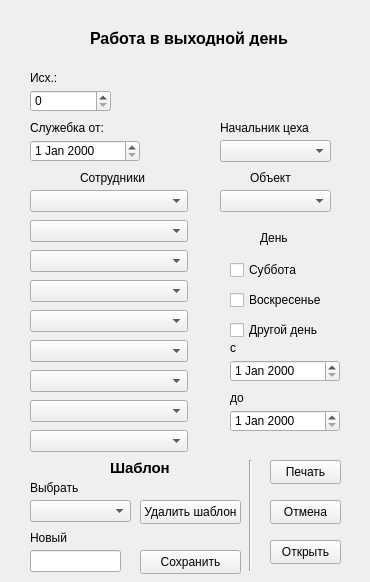
<?xml version="1.0" encoding="UTF-8"?>
<ui version="4.0">
 <class>Form</class>
 <widget class="QWidget" name="Form">
  <property name="geometry">
   <rect>
    <x>0</x>
    <y>0</y>
    <width>370</width>
    <height>582</height>
   </rect>
  </property>
  <property name="windowTitle">
   <string>Form</string>
  </property>
  <widget class="QDateEdit" name="d_from">
   <property name="enabled">
    <bool>true</bool>
   </property>
   <property name="geometry">
    <rect>
     <x>230</x>
     <y>360</y>
     <width>110</width>
     <height>22</height>
    </rect>
   </property>
  </widget>
  <widget class="QDateEdit" name="d_to">
   <property name="geometry">
    <rect>
     <x>230</x>
     <y>410</y>
     <width>110</width>
     <height>22</height>
    </rect>
   </property>
  </widget>
  <widget class="QLabel" name="label">
   <property name="geometry">
    <rect>
     <x>230</x>
     <y>340</y>
     <width>49</width>
     <height>16</height>
    </rect>
   </property>
   <property name="text">
    <string>с</string>
   </property>
  </widget>
  <widget class="QLabel" name="label_2">
   <property name="geometry">
    <rect>
     <x>230</x>
     <y>390</y>
     <width>31</width>
     <height>16</height>
    </rect>
   </property>
   <property name="text">
    <string>до</string>
   </property>
  </widget>
  <widget class="QComboBox" name="cb_object">
   <property name="geometry">
    <rect>
     <x>220</x>
     <y>190</y>
     <width>111</width>
     <height>22</height>
    </rect>
   </property>
  </widget>
  <widget class="QLabel" name="label_3">
   <property name="geometry">
    <rect>
     <x>250</x>
     <y>170</y>
     <width>49</width>
     <height>16</height>
    </rect>
   </property>
   <property name="text">
    <string>Объект</string>
   </property>
  </widget>
  <widget class="QLabel" name="label_4">
   <property name="geometry">
    <rect>
     <x>260</x>
     <y>230</y>
     <width>49</width>
     <height>16</height>
    </rect>
   </property>
   <property name="text">
    <string>День</string>
   </property>
  </widget>
  <widget class="QLabel" name="label_5">
   <property name="geometry">
    <rect>
     <x>80</x>
     <y>170</y>
     <width>101</width>
     <height>16</height>
    </rect>
   </property>
   <property name="text">
    <string>Сотрудники</string>
   </property>
  </widget>
  <widget class="QLabel" name="label_6">
   <property name="geometry">
    <rect>
     <x>90</x>
     <y>30</y>
     <width>221</width>
     <height>16</height>
    </rect>
   </property>
   <property name="font">
    <font>
     <pointsize>12</pointsize>
     <bold>true</bold>
    </font>
   </property>
   <property name="text">
    <string>Работа в выходной день</string>
   </property>
  </widget>
  <widget class="QCheckBox" name="cb_sub">
   <property name="geometry">
    <rect>
     <x>230</x>
     <y>260</y>
     <width>76</width>
     <height>20</height>
    </rect>
   </property>
   <property name="text">
    <string>Суббота</string>
   </property>
  </widget>
  <widget class="QCheckBox" name="cb_sun">
   <property name="geometry">
    <rect>
     <x>230</x>
     <y>290</y>
     <width>91</width>
     <height>20</height>
    </rect>
   </property>
   <property name="text">
    <string>Воскресенье</string>
   </property>
  </widget>
  <widget class="QCheckBox" name="cb_other">
   <property name="geometry">
    <rect>
     <x>230</x>
     <y>320</y>
     <width>101</width>
     <height>20</height>
    </rect>
   </property>
   <property name="text">
    <string>Другой день</string>
   </property>
  </widget>
  <widget class="QPushButton" name="b_ok">
   <property name="geometry">
    <rect>
     <x>270</x>
     <y>460</y>
     <width>71</width>
     <height>24</height>
    </rect>
   </property>
   <property name="text">
    <string>Печать</string>
   </property>
  </widget>
  <widget class="QPushButton" name="b_cancel">
   <property name="geometry">
    <rect>
     <x>270</x>
     <y>500</y>
     <width>71</width>
     <height>24</height>
    </rect>
   </property>
   <property name="text">
    <string>Отмена</string>
   </property>
  </widget>
  <widget class="QDateEdit" name="d_note">
   <property name="geometry">
    <rect>
     <x>30</x>
     <y>140</y>
     <width>110</width>
     <height>22</height>
    </rect>
   </property>
  </widget>
  <widget class="QLabel" name="label_7">
   <property name="geometry">
    <rect>
     <x>30</x>
     <y>120</y>
     <width>101</width>
     <height>16</height>
    </rect>
   </property>
   <property name="text">
    <string>Служебка от:</string>
   </property>
  </widget>
  <widget class="QSpinBox" name="number">
   <property name="geometry">
    <rect>
     <x>30</x>
     <y>90</y>
     <width>81</width>
     <height>22</height>
    </rect>
   </property>
   <property name="maximum">
    <number>10000</number>
   </property>
  </widget>
  <widget class="QLabel" name="label_8">
   <property name="geometry">
    <rect>
     <x>30</x>
     <y>70</y>
     <width>49</width>
     <height>16</height>
    </rect>
   </property>
   <property name="text">
    <string>Исх.:</string>
   </property>
  </widget>
  <widget class="QPushButton" name="b_open">
   <property name="geometry">
    <rect>
     <x>270</x>
     <y>540</y>
     <width>71</width>
     <height>24</height>
    </rect>
   </property>
   <property name="text">
    <string>Открыть</string>
   </property>
  </widget>
  <widget class="Line" name="line">
   <property name="geometry">
    <rect>
     <x>240</x>
     <y>460</y>
     <width>20</width>
     <height>111</height>
    </rect>
   </property>
   <property name="orientation">
    <enum>Qt::Vertical</enum>
   </property>
  </widget>
  <widget class="QComboBox" name="comboBox">
   <property name="geometry">
    <rect>
     <x>30</x>
     <y>500</y>
     <width>101</width>
     <height>22</height>
    </rect>
   </property>
  </widget>
  <widget class="QLineEdit" name="lineEdit">
   <property name="geometry">
    <rect>
     <x>30</x>
     <y>550</y>
     <width>91</width>
     <height>22</height>
    </rect>
   </property>
  </widget>
  <widget class="QLabel" name="label_11">
   <property name="geometry">
    <rect>
     <x>110</x>
     <y>460</y>
     <width>91</width>
     <height>16</height>
    </rect>
   </property>
   <property name="font">
    <font>
     <pointsize>11</pointsize>
     <italic>false</italic>
     <bold>true</bold>
    </font>
   </property>
   <property name="text">
    <string>Шаблон</string>
   </property>
  </widget>
  <widget class="QLabel" name="label_10">
   <property name="geometry">
    <rect>
     <x>30</x>
     <y>480</y>
     <width>49</width>
     <height>16</height>
    </rect>
   </property>
   <property name="text">
    <string>Выбрать</string>
   </property>
  </widget>
  <widget class="QLabel" name="label_12">
   <property name="geometry">
    <rect>
     <x>30</x>
     <y>530</y>
     <width>49</width>
     <height>16</height>
    </rect>
   </property>
   <property name="text">
    <string>Новый</string>
   </property>
  </widget>
  <widget class="QPushButton" name="b_save">
   <property name="geometry">
    <rect>
     <x>140</x>
     <y>550</y>
     <width>101</width>
     <height>24</height>
    </rect>
   </property>
   <property name="text">
    <string>Сохранить</string>
   </property>
  </widget>
  <widget class="QPushButton" name="b_kill">
   <property name="geometry">
    <rect>
     <x>140</x>
     <y>500</y>
     <width>101</width>
     <height>24</height>
    </rect>
   </property>
   <property name="text">
    <string>Удалить шаблон</string>
   </property>
  </widget>
  <widget class="QComboBox" name="worker_1">
   <property name="geometry">
    <rect>
     <x>30</x>
     <y>190</y>
     <width>158</width>
     <height>22</height>
    </rect>
   </property>
  </widget>
  <widget class="QComboBox" name="worker_2">
   <property name="geometry">
    <rect>
     <x>30</x>
     <y>220</y>
     <width>158</width>
     <height>22</height>
    </rect>
   </property>
  </widget>
  <widget class="QComboBox" name="worker_3">
   <property name="geometry">
    <rect>
     <x>30</x>
     <y>250</y>
     <width>158</width>
     <height>22</height>
    </rect>
   </property>
  </widget>
  <widget class="QComboBox" name="worker_4">
   <property name="geometry">
    <rect>
     <x>30</x>
     <y>280</y>
     <width>158</width>
     <height>22</height>
    </rect>
   </property>
  </widget>
  <widget class="QComboBox" name="worker_5">
   <property name="geometry">
    <rect>
     <x>30</x>
     <y>310</y>
     <width>158</width>
     <height>22</height>
    </rect>
   </property>
  </widget>
  <widget class="QComboBox" name="worker_6">
   <property name="geometry">
    <rect>
     <x>30</x>
     <y>340</y>
     <width>158</width>
     <height>22</height>
    </rect>
   </property>
  </widget>
  <widget class="QComboBox" name="worker_7">
   <property name="geometry">
    <rect>
     <x>30</x>
     <y>370</y>
     <width>158</width>
     <height>22</height>
    </rect>
   </property>
  </widget>
  <widget class="QComboBox" name="worker_8">
   <property name="geometry">
    <rect>
     <x>30</x>
     <y>400</y>
     <width>158</width>
     <height>22</height>
    </rect>
   </property>
  </widget>
  <widget class="QComboBox" name="worker_9">
   <property name="geometry">
    <rect>
     <x>30</x>
     <y>430</y>
     <width>158</width>
     <height>22</height>
    </rect>
   </property>
  </widget>
  <widget class="QComboBox" name="cb_boss_part">
   <property name="geometry">
    <rect>
     <x>220</x>
     <y>140</y>
     <width>111</width>
     <height>22</height>
    </rect>
   </property>
  </widget>
  <widget class="QLabel" name="label_13">
   <property name="geometry">
    <rect>
     <x>220</x>
     <y>120</y>
     <width>121</width>
     <height>16</height>
    </rect>
   </property>
   <property name="text">
    <string>Начальник цеха</string>
   </property>
  </widget>
 </widget>
 <resources/>
 <connections/>
</ui>
